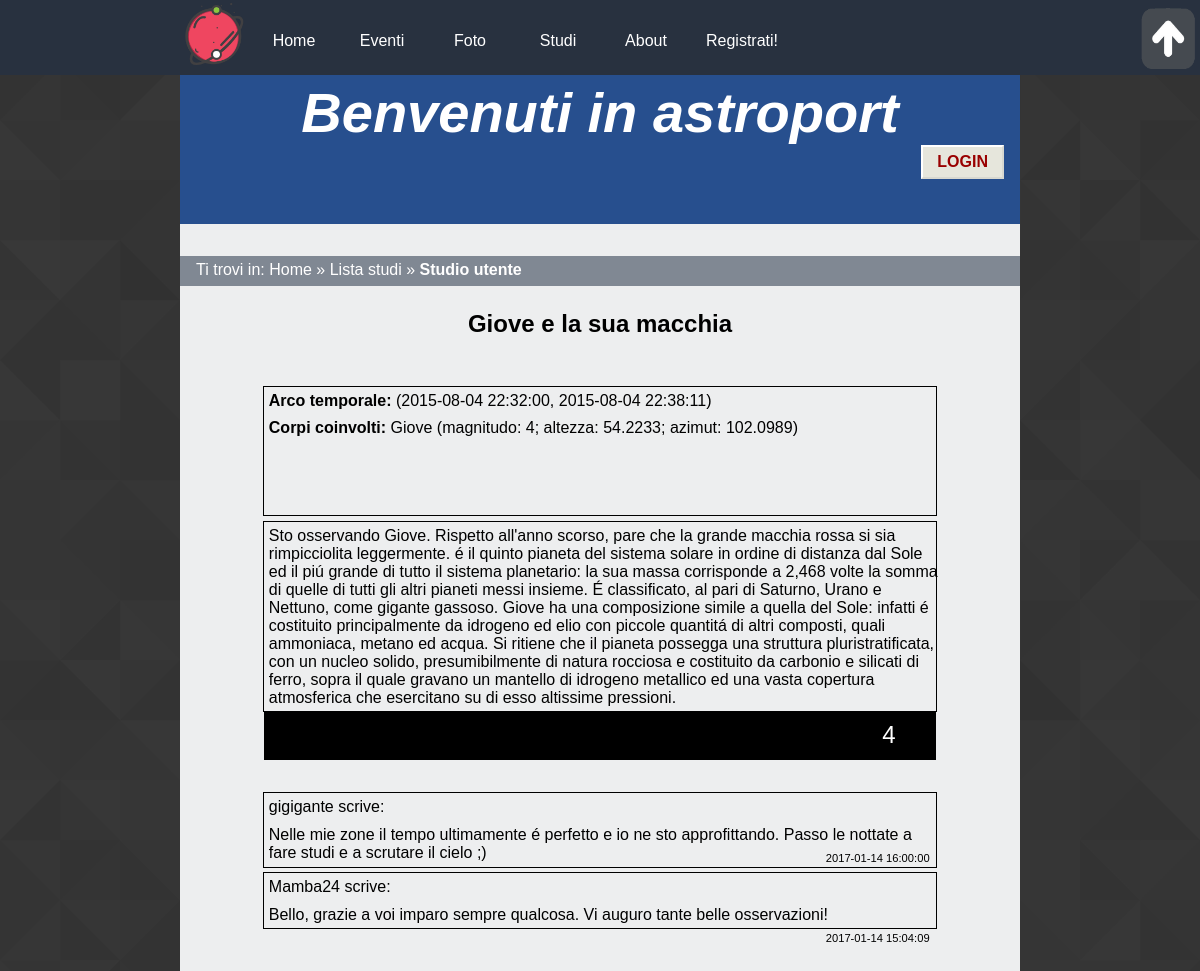
Page /studioutente.php?idst=1 on the committed database.
### tables this page shows
CREATE TABLE `studia` (
  `idstudio` int(11) NOT NULL,
  `astrofilo` varchar(40) NOT NULL,
  `titolo` varchar(120) DEFAULT NULL,
  `evento` varchar(40) NOT NULL,
  `appunti` varchar(10000) DEFAULT NULL,
  `inizio` datetime NOT NULL,
  `fine` datetime NOT NULL,
  `datainserimento` datetime NOT NULL
);

CREATE TABLE `coinvolto` (
  `id` int(11) NOT NULL,
  `corpo` varchar(40) NOT NULL,
  `evento` varchar(40) NOT NULL,
  `magnitudo` int(11) DEFAULT NULL,
  `altezza` decimal(7,4) DEFAULT NULL,
  `azimut` decimal(7,4) DEFAULT NULL
);

CREATE TABLE `commentastudio` (
  `id` int(11) NOT NULL,
  `astrofilo` varchar(40) NOT NULL,
  `commento` text NOT NULL,
  `studio` int(11) NOT NULL,
  `datainserimento` datetime NOT NULL
);

CREATE TABLE `astrofilo` (
  `mail` varchar(40) NOT NULL,
  `nome` varchar(20) DEFAULT NULL,
  `cognome` varchar(20) DEFAULT NULL,
  `username` varchar(20) NOT NULL,
  `password` varchar(32) NOT NULL,
  `imgprofilo` blob
);

### backend/connessione.php (called while the page is built, shortened)
<?php
   $errore_DB=FALSE;
?>

### studioutente.php (the view, shortened to what this page needs)
<?php
$idst=$_REQUEST['idst'];
    include "backend/connessione.php";
    echo file_get_contents("parti/studioutente0.html");
    if(!isset($_SESSION['usermail'])) {
      echo file_get_contents("parti/headernonloggato.html");
    }else{
      echo file_get_contents("parti/headerloggato.html");
      $usr=$_SESSION['usermail'];
    }
    echo '<div id="breadcrumb">
        <p>Ti trovi in: <span xml:lang="en"><a href="index.php">Home</a></span> &raquo; <a href="listastudi.php">Lista studi</a> &raquo; <strong>Studio utente</strong></p>
    </div>';
   if($errore_DB==FALSE){
    $data_studio= "SELECT studia.*,astrofilo.username,astrofilo.imgprofilo
                  FROM studia JOIN astrofilo ON studia.astrofilo=astrofilo.mail
                  WHERE studia.idstudio='$idst'";
    if(!$result=$connessione->query($data_studio)){
      echo "Errore della query: ".$connessione->error.".";
    }else{
      if($result->num_rows > 0){
          $row=mysqli_fetch_array($result);
          $tecn_data_query="SELECT * FROM coinvolto WHERE id='$idst'";
          echo '<h2>'.$row['titolo'].'</h2><div class="list_element">
            <div class="element_content" > <p><strong>Arco temporale:</strong> ('.$row['inizio'].', '.$row['fine'].') </p>';
          if(!$tecn_data_studio=$connessione->query($tecn_data_query))
              echo '<p>Abbiamo riscontrato dei problemi nel visualizzare lo studio.</p>';
          else{
              echo '<p><strong>Corpi coinvolti:</strong> ';
            while($tecn_row=$tecn_data_studio->fetch_array(MYSQLI_ASSOC)){
              echo ' '.$tecn_row['corpo'].' (magnitudo: '.$tecn_row['magnitudo'].'; altezza: '.$tecn_row['altezza'].';
              azimut: '.$tecn_row['azimut'].')</p>';
            }
          }
          echo '</div></div>';
          echo '<div class="big_list_element">
                <p>'.$row['appunti'].'</p> </div>';
          $rank_query="SELECT SUM(voto) AS rank FROM giudicastudio WHERE studio=".$row['idstudio'];
          $rank_studio=$connessione->query($rank_query);
          $rank_row=mysqli_fetch_array($rank_studio);
    	echo '<div id="rank">';
    	echo '<p id="rank_txt">'.$rank_row['rank'].'</p></div>';
          $commenti_studio_query= "SELECT astrofilo.username,astrofilo.imgprofilo,commentastudio.commento,commentastudio.datainserimento
                                  FROM commentastudio JOIN astrofilo ON commentastudio.astrofilo=astrofilo.mail
                                  WHERE commentastudio.studio='$idst'
                                  ORDER BY commentastudio.datainserimento DESC";
         if(!$commenti_studio=$connessione->query($commenti_studio_query))
           echo "Errore della query: ".$connessione->error.".";
         else{
           while($commenti_row=$commenti_studio->fetch_array(MYSQLI_ASSOC)){
             echo '<div class="big_list_element">
                   <p> '.$commenti_row['username'].' scrive:</p><p> '.$commenti_row['commento'].' <span id="data_ora">'.$commenti_row['datainserimento'].' </span></p></div>';
           }
          }
        }else echo '<p><strong>Lo studio che cerchi non esiste. </strong><a href="listastudi.php">Torna alla lista degli studi</a></p>';
      }
  	}else echo $msg_errore_DB;
    echo '</div>';
      echo file_get_contents("parti/studioutente1.html");
?>

### style/desktop_style.css (style rules this page uses)
* { padding: 0em; margin: 0em; }
html { height:100%; min-height: 100%; }
@media screen and (min-width: 921px) { body { font-family: Verdana, Helvetica, Georgia, sans-serif; max-width: 70%; min-width: 46.875em; margin-left: auto; margin-right: auto; height:100%; min-height: 100%; color: #000000; background-image: url("images/as.png"); } }
@media screen and (min-width: 921px) { a img { border:0; } }
@media screen and (min-width: 921px) { #home_m { display: none; } }
@media screen and (min-width: 921px) { #content { background-color: #edeeef; min-height:100%; padding-bottom: 10em; } }
@media screen and (min-width: 921px) { #logo_home { float: left; width: 4.375em; height: 4.375em; margin-left: 15%; } }
@media screen and (min-width: 921px) { #content_menu { width: 70%; } }
@media screen and (min-width: 921px) { #menu { background-color: #28313f; position: fixed; left: 0; min-width: 46em; width: 100%; height: 4.6875em; z-index: 2; } }
@media screen and (min-width: 921px) { #content_menu { margin-left: 15%; } }
@media screen and (min-width: 921px) { #content_menu a { float: left; color: white; background-color: #28313f; padding: 1em; border: 0px solid black; height: 1.25em; width: 3.5em; text-align: center; text-decoration: none; display: inline-block; font-size: 1em; margin-top:1em; -ms-transition: 0.3s; -webkit-transition:0.3s; -moz-transition: 0.3s; transition: 0.3s; } }
@media screen and (min-width: 921px) { #tornasu { position: absolute; margin-top: 0.5em; right: 0; width: 4em; height: 4em; } }
@media screen and (min-width: 921px) { #header { background-color: #274f8e; clear: both; min-width: 46em; margin-left: auto; margin-right: auto; padding-top: 5em; height: 9em; } }
@media screen and (min-width: 921px) { #header h1 { font-size: 3.5em; } }
#header h1 { color: white; font-style: italic; text-align: center; }
#content h2 { text-align: center; margin-top: 1em; margin-bottom: 2em; }
#breadcrumb { background-color: #808893; width: 100%; margin-top: 2em; height: 1.875em; }
#content #breadcrumb p { width: 100%; color:white; margin-left: 0; margin-right: 0; padding-left: 1em; padding-top: 0.3em; }
#breadcrumb a { text-decoration: none; color: white; }
#button_reg, #log_b, #button_login button, #comment { background: #e6e6dc; font-size: 1em; color: #900; padding: 6px 14px; border-width: 2px; border-style: solid; border-color: #fff #d8d8d0 #d8d8d0 #fff; text-decoration: none; text-transform: uppercase; font-weight: bold; }
#button_login button { float: right; margin-right: 1em; margin-bottom: 2em; }
#rank { margin: auto; width: 80%; background-color: #000; height: 3em; margin-bottom: 2em; }
#content #rank_txt { font-size: 1.5em; width: 0; padding-top: 0.35em;; margin-right: 8%; float: right; color: white; }
#content p { padding-top: 1.5em; width:70%; margin-left: auto; margin-right: auto; }
#content .list_element { margin-top: 0.5em; width: 80%; height: 8em; border: 1px solid black; margin-left: auto; margin-right: auto; }
#data_ora { float: right; padding-top: 0.7em; padding-right: 1em; font-size: 0.7em; }
.element_content { height:7.5em; max-width:100%; }
#content .big_list_element { width: 80%; border: 1px solid black; margin-top: 0.3em; margin-left: auto; margin-right: auto; display: block; }
#content .element_content p, #content .big_list_element p { margin-top: 0.2em; padding-top: 0.1em; padding-left: 0.3em; padding-bottom: 0.3em; margin-left: 0; margin-right: 0; width:100%; }

### rows in the picture
studia: titolo "Giove e la sua macchia", inizio "2015-08-04 22:32:00", fine "2015-08-04 22:38:11", appunti "Sto osservando Giove. Rispetto all'anno scorso, pare che la grande macchia rossa si sia rimpicciolita leggermente. é il quinto pianeta del sistema solare in ordine di distanza dal Sole ed il piú grande di tutto il sistema planetario: la sua massa corrisponde a 2,468 volte la somma di quelle di tutti gli altri pianeti messi insieme. É classificato, al pari di Saturno, Urano e Nettuno, come gigante gassoso. Giove ha una composizione simile a quella del Sole: infatti é costituito principalmente da idrogeno ed elio con piccole quantitá di altri composti, quali ammoniaca, metano ed acqua. Si ritiene che il pianeta possegga una struttura pluristratificata, con un nucleo solido, presumibilmente di…"
coinvolto: corpo "Giove", magnitudo "4", altezza "54.2233", azimut "102.0989"
commentastudio: astrofilo.username "gigigante", commento "Nelle mie zone il tempo ultimamente é perfetto e io ne sto approfittando. Passo le nottate a fare studi e a scrutare il cielo ;)", datainserimento "2017-01-14 16:00:00"
commentastudio: astrofilo.username "Mamba24", commento "Bello, grazie a voi imparo sempre qualcosa. Vi auguro tante belle osservazioni!", datainserimento "2017-01-14 15:04:09"

### other values in the picture
file_get_contents("parti/studioutente0.html") "Home Eventi Foto Studi About Registrati! Benvenuti in astroport"
file_get_contents("parti/headernonloggato.html") "LOGIN"
$rank_row['rank'] "4"
